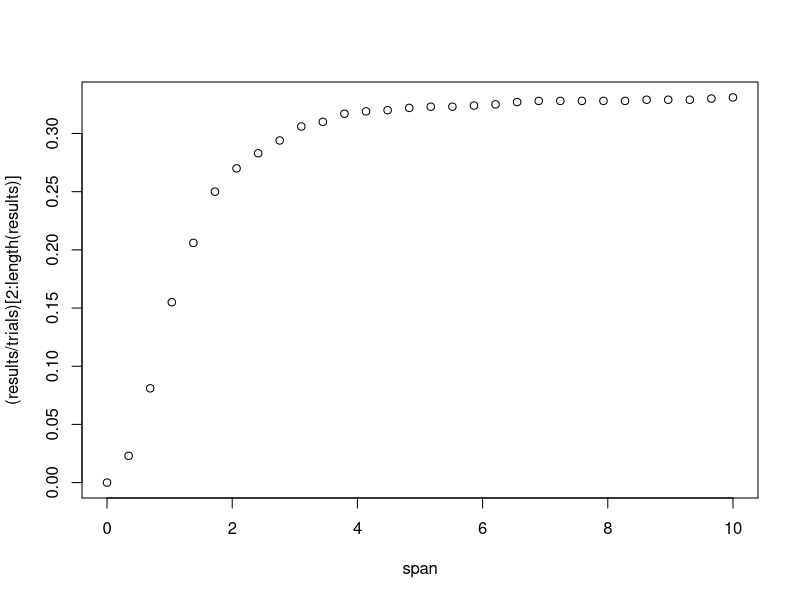

Write R code to recreate this figure.
rm(list=ls())



birth <- function(fitness, mutation, population){
	weight = sum(fitness*population)
	prob = c((fitness[1]*population[1]*(1-mutation[1]))/weight)

	prob = c(prob, (( fitness[1]*population[1]*mutation[1] + fitness[2]*population[2]*(1 - mutation[2]))/weight))

	prob = c(prob, (( fitness[2]*population[2]*mutation[2] + fitness[3]*population[3])/weight))

	return(prob)

}

trials = 100

N = 10

r1 = 1
r2 = 1.0  #need to vary this to produce a graph.
r3 =1.0

u1 = 0.1
u2 = 0.1

r = c(r1, r2, r3)
n = c(N,0,0)
u = c(u1, u2)


t = 0
T = 100

x= 0 
trials = 1000

sum = 0 

results = 0

span = seq(0, 10, length.out=30)

for(i in 1:30) {

	x =0 
	r[2] = span[i]

	while(x < trials){
	t = 0
		while(t<T){
			pr_death = n/sum(n)
			pr_birth = birth(r,u,n)


			death_cell = sample(c(1,2,3),1,F,pr_death)
			birth_cell = sample(c(1,2,3),1,F,pr_birth)

			n[death_cell] = n[death_cell] - 1
			n[birth_cell] = n[birth_cell] + 1
			t= t+1
		}

		if(n[3]==10){

			sum = sum + 1
		}
		n = c(N,0,0)
		x = x + 1
	}

	results = c(results, sum)
}
plot(span, (results/trials)[2:length(results)])
